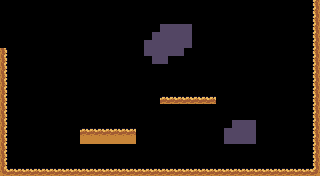

Tiled map render using the project's own tile images. Description and the whole map definition, tile-layer contents included, below:
An orthogonal 40x22 tile map with 8x8 px tiles, 1 tile layer (level1).

<map version="1.10" tiledversion="1.11.2" orientation="orthogonal" renderorder="right-down" width="40" height="22" tilewidth="8" tileheight="8" infinite="0" nextlayerid="2" nextobjectid="1">
 <tileset firstgid="1" source="platformer.tsx" />
 <layer id="1" name="level1" width="40" height="22">
  <data encoding="csv">
0,0,0,0,0,0,0,0,0,0,0,0,0,0,0,0,0,0,0,0,0,0,0,0,0,0,0,0,0,0,0,0,0,0,0,0,0,0,0,51,
0,0,0,0,0,0,0,0,0,0,0,0,0,0,0,0,0,0,0,0,0,0,0,0,0,0,0,0,0,0,0,0,0,0,0,0,0,0,0,51,
0,0,0,0,0,0,0,0,0,0,0,0,0,0,0,0,0,0,0,0,0,0,0,0,0,0,0,0,0,0,0,0,0,0,0,0,0,0,0,51,
0,0,0,0,0,0,0,0,0,0,0,0,0,0,0,0,0,0,0,0,176,176,176,176,0,0,0,0,0,0,0,0,0,0,0,0,0,0,0,51,
0,0,0,0,0,0,0,0,0,0,0,0,0,0,0,0,0,0,0,176,176,176,176,176,0,0,0,0,0,0,0,0,0,0,0,0,0,0,0,51,
0,0,0,0,0,0,0,0,0,0,0,0,0,0,0,0,0,0,176,176,176,176,176,176,0,0,0,0,0,0,0,0,0,0,0,0,0,0,0,51,
53,0,0,0,0,0,0,0,0,0,0,0,0,0,0,0,0,0,176,176,176,176,176,0,0,0,0,0,0,0,0,0,0,0,0,0,0,0,0,51,
53,0,0,0,0,0,0,0,0,0,0,0,0,0,0,0,0,0,0,176,176,0,0,0,0,0,0,0,0,0,0,0,0,0,0,0,0,0,0,51,
53,0,0,0,0,0,0,0,0,0,0,0,0,0,0,0,0,0,0,0,0,0,0,0,0,0,0,0,0,0,0,0,0,0,0,0,0,0,0,51,
53,0,0,0,0,0,0,0,0,0,0,0,0,0,0,0,0,0,0,0,0,0,0,0,0,0,0,0,0,0,0,0,0,0,0,0,0,0,0,51,
53,0,0,0,0,0,0,0,0,0,0,0,0,0,0,0,0,0,0,0,0,0,0,0,0,0,0,0,0,0,0,0,0,0,0,0,0,0,0,51,
53,0,0,0,0,0,0,0,0,0,0,0,0,0,0,0,0,0,0,0,0,0,0,0,0,0,0,0,0,0,0,0,0,0,0,0,0,0,0,51,
53,0,0,0,0,0,0,0,0,0,0,0,0,0,0,0,0,0,0,0,20,20,20,20,20,20,20,0,0,0,0,0,0,0,0,0,0,0,0,51,
53,0,0,0,0,0,0,0,0,0,0,0,0,0,0,0,0,0,0,0,0,0,0,0,0,0,0,0,0,0,0,0,0,0,0,0,0,0,0,51,
53,0,0,0,0,0,0,0,0,0,0,0,0,0,0,0,0,0,0,0,0,0,0,0,0,0,0,0,0,0,0,0,0,0,0,0,0,0,0,51,
53,0,0,0,0,0,0,0,0,0,0,0,0,0,0,0,0,0,0,0,0,0,0,0,0,0,0,0,0,176,176,176,0,0,0,0,0,0,0,51,
53,0,0,0,0,0,0,0,0,0,20,20,20,20,20,20,20,0,0,0,0,0,0,0,0,0,0,0,176,176,176,176,0,0,0,0,0,0,0,51,
53,0,0,0,0,0,0,0,0,0,52,52,52,52,52,52,52,0,0,0,0,0,0,0,0,0,0,0,176,176,176,176,0,0,0,0,0,0,0,51,
53,0,0,0,0,0,0,0,0,0,0,0,0,0,0,0,0,0,0,0,0,0,0,0,0,0,0,0,0,0,0,0,0,0,0,0,0,0,0,51,
53,0,0,0,0,0,0,0,0,0,0,0,0,0,0,0,0,0,0,0,0,0,0,0,0,0,0,0,0,0,0,0,0,0,0,0,0,0,0,51,
53,0,0,0,0,0,0,0,0,0,0,0,0,0,0,0,0,0,0,0,0,0,0,0,0,0,0,0,0,0,0,0,0,0,0,0,0,0,0,51,
179,20,20,20,20,20,20,20,20,20,20,20,20,20,20,20,20,20,20,20,20,20,20,20,20,20,20,20,20,20,20,20,20,20,20,20,20,20,20,180
</data>
 </layer>
</map>
